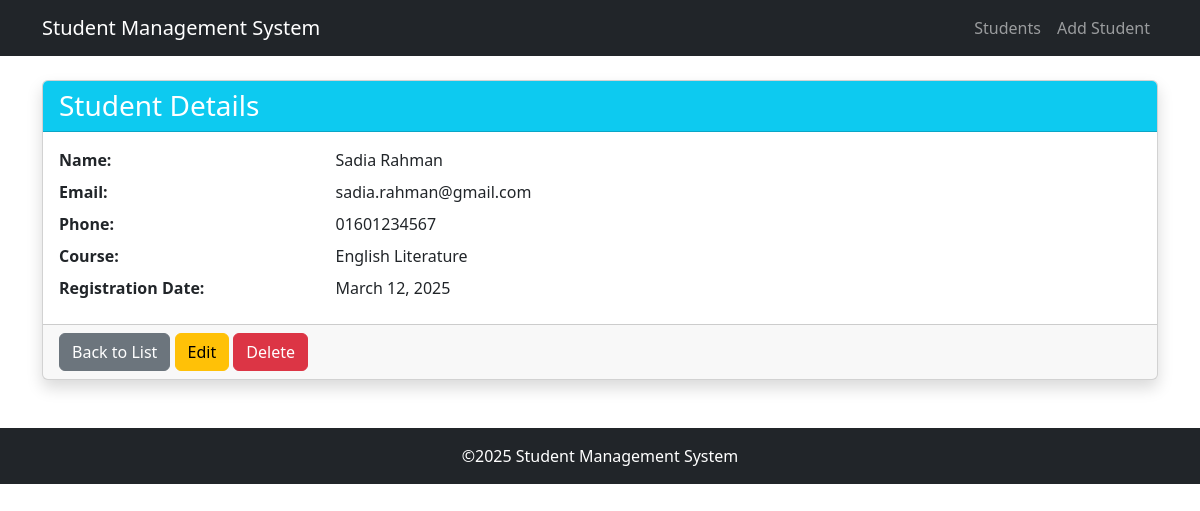
Screenshot of /students/student/10/ with the database file from the repository.
### students/models.py (models this page shows, shortened)
class Student(models.Model):
    name = models.CharField(max_length=100)
    email = models.EmailField(unique=True)
    phone = models.CharField(max_length=15)
    course = models.CharField(max_length=100)
    created_at = models.DateTimeField(auto_now_add=True)
    updated_at = models.DateTimeField(auto_now=True)

### students/views.py (the view)
# urls.py: path('student/<int:pk>/', views.StudentDetailView.as_view(), name='student-detail'),
class StudentDetailView(DetailView):
    model = Student
    template_name = 'students/student_detail.html'
    context_object_name = 'student'

### templates/students/student_detail.html (shortened to what this page needs)
{% extends 'base.html' %}  {% block content %}
  <div class="card shadow">
    <div class="card-header bg-info text-white">
      <h3 class="mb-0">Student Details</h3>
    </div>
    <div class="card-body">
      <div class="row mb-2">
        <div class="col-md-3 fw-bold">Name:</div>
        <div class="col-md-9">{{ student.name }}</div>
      </div>
      <div class="row mb-2">
        <div class="col-md-3 fw-bold">Email:</div>
        <div class="col-md-9">{{ student.email }}</div>
      </div>
      <div class="row mb-2">
        <div class="col-md-3 fw-bold">Phone:</div>
        <div class="col-md-9">{{ student.phone }}</div>
      </div>
      <div class="row mb-2">
        <div class="col-md-3 fw-bold">Course:</div>
        <div class="col-md-9">{{ student.course }}</div>
      </div>
      <div class="row mb-2">
        <div class="col-md-3 fw-bold">Registration Date:</div>
        <div class="col-md-9">{{ student.created_at|date:'F d, Y' }}</div>
      </div>
    </div>
    <div class="card-footer">
      <a href="{% url 'student-list' %}" class="btn btn-secondary">Back to List</a>
      <a href="{% url 'student-update' student.pk %}" class="btn btn-warning">Edit</a>
      <a href="{% url 'student-delete' student.pk %}" class="btn btn-danger">Delete</a>
    </div>
  </div>
{% endblock %}

### rows the page displays
Student: name "Sadia Rahman", email "sadia.rahman@gmail.com", phone "01601234567", course "English Literature", created_at "March 12, 2025"
